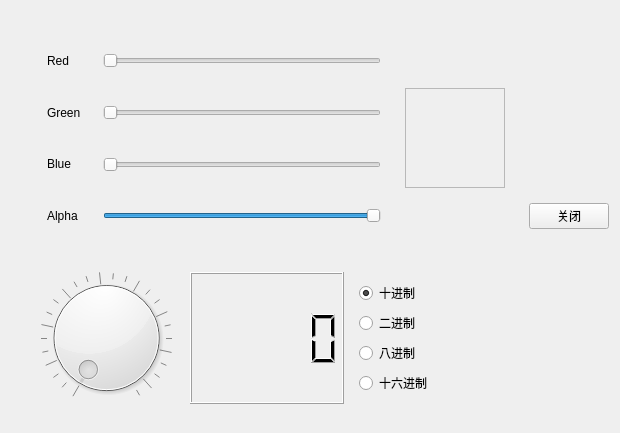
<?xml version="1.0" encoding="UTF-8"?>
<ui version="4.0">
 <class>Widget</class>
 <widget class="QWidget" name="Widget">
  <property name="geometry">
   <rect>
    <x>0</x>
    <y>0</y>
    <width>620</width>
    <height>433</height>
   </rect>
  </property>
  <property name="windowTitle">
   <string>Widget</string>
  </property>
  <layout class="QHBoxLayout" name="horizontalLayout_7">
   <item>
    <widget class="QWidget" name="widget_9" native="true">
     <layout class="QVBoxLayout" name="verticalLayout_3">
      <item>
       <widget class="QWidget" name="widget_5" native="true">
        <layout class="QHBoxLayout" name="horizontalLayout_4">
         <item>
          <widget class="QWidget" name="widget_2" native="true">
           <layout class="QVBoxLayout" name="verticalLayout">
            <item>
             <widget class="QWidget" name="widget" native="true">
              <layout class="QHBoxLayout" name="horizontalLayout">
               <item>
                <widget class="QLabel" name="label">
                 <property name="minimumSize">
                  <size>
                   <width>50</width>
                   <height>20</height>
                  </size>
                 </property>
                 <property name="maximumSize">
                  <size>
                   <width>50</width>
                   <height>20</height>
                  </size>
                 </property>
                 <property name="text">
                  <string>Red</string>
                 </property>
                </widget>
               </item>
               <item>
                <widget class="QSlider" name="sliderRed">
                 <property name="maximum">
                  <number>255</number>
                 </property>
                 <property name="pageStep">
                  <number>10</number>
                 </property>
                 <property name="orientation">
                  <enum>Qt::Horizontal</enum>
                 </property>
                </widget>
               </item>
              </layout>
             </widget>
            </item>
            <item>
             <widget class="QWidget" name="widget_3" native="true">
              <layout class="QHBoxLayout" name="horizontalLayout_2">
               <item>
                <widget class="QLabel" name="label_2">
                 <property name="minimumSize">
                  <size>
                   <width>50</width>
                   <height>20</height>
                  </size>
                 </property>
                 <property name="maximumSize">
                  <size>
                   <width>50</width>
                   <height>20</height>
                  </size>
                 </property>
                 <property name="text">
                  <string>Green</string>
                 </property>
                </widget>
               </item>
               <item>
                <widget class="QSlider" name="sliderGreen">
                 <property name="maximum">
                  <number>255</number>
                 </property>
                 <property name="orientation">
                  <enum>Qt::Horizontal</enum>
                 </property>
                </widget>
               </item>
              </layout>
             </widget>
            </item>
            <item>
             <widget class="QWidget" name="widget_6" native="true">
              <property name="minimumSize">
               <size>
                <width>0</width>
                <height>0</height>
               </size>
              </property>
              <layout class="QHBoxLayout" name="horizontalLayout_5">
               <item>
                <widget class="QLabel" name="label_4">
                 <property name="minimumSize">
                  <size>
                   <width>50</width>
                   <height>20</height>
                  </size>
                 </property>
                 <property name="maximumSize">
                  <size>
                   <width>50</width>
                   <height>20</height>
                  </size>
                 </property>
                 <property name="text">
                  <string>Blue</string>
                 </property>
                </widget>
               </item>
               <item>
                <widget class="QSlider" name="sliderBlue">
                 <property name="maximum">
                  <number>255</number>
                 </property>
                 <property name="orientation">
                  <enum>Qt::Horizontal</enum>
                 </property>
                </widget>
               </item>
              </layout>
             </widget>
            </item>
            <item>
             <widget class="QWidget" name="widget_4" native="true">
              <layout class="QHBoxLayout" name="horizontalLayout_3">
               <item>
                <widget class="QLabel" name="label_3">
                 <property name="minimumSize">
                  <size>
                   <width>50</width>
                   <height>20</height>
                  </size>
                 </property>
                 <property name="maximumSize">
                  <size>
                   <width>50</width>
                   <height>20</height>
                  </size>
                 </property>
                 <property name="text">
                  <string>Alpha</string>
                 </property>
                </widget>
               </item>
               <item>
                <widget class="QSlider" name="sliderAlpha">
                 <property name="maximum">
                  <number>255</number>
                 </property>
                 <property name="value">
                  <number>255</number>
                 </property>
                 <property name="orientation">
                  <enum>Qt::Horizontal</enum>
                 </property>
                 <property name="tickPosition">
                  <enum>QSlider::NoTicks</enum>
                 </property>
                </widget>
               </item>
              </layout>
             </widget>
            </item>
           </layout>
          </widget>
         </item>
         <item>
          <widget class="QPlainTextEdit" name="colorTextEdit">
           <property name="enabled">
            <bool>false</bool>
           </property>
           <property name="minimumSize">
            <size>
             <width>100</width>
             <height>100</height>
            </size>
           </property>
           <property name="maximumSize">
            <size>
             <width>100</width>
             <height>100</height>
            </size>
           </property>
          </widget>
         </item>
        </layout>
       </widget>
      </item>
      <item>
       <widget class="QWidget" name="widget_7" native="true">
        <layout class="QHBoxLayout" name="horizontalLayout_6">
         <item>
          <widget class="QDial" name="dial">
           <property name="pageStep">
            <number>6</number>
           </property>
           <property name="notchesVisible">
            <bool>true</bool>
           </property>
          </widget>
         </item>
         <item>
          <widget class="QLCDNumber" name="lcdNumber"/>
         </item>
         <item>
          <widget class="QWidget" name="widget_8" native="true">
           <layout class="QVBoxLayout" name="verticalLayout_2">
            <item>
             <widget class="QRadioButton" name="rbDec">
              <property name="text">
               <string>十进制</string>
              </property>
              <property name="checked">
               <bool>true</bool>
              </property>
             </widget>
            </item>
            <item>
             <widget class="QRadioButton" name="rbBin">
              <property name="text">
               <string>二进制</string>
              </property>
             </widget>
            </item>
            <item>
             <widget class="QRadioButton" name="rbOct">
              <property name="text">
               <string>八进制</string>
              </property>
             </widget>
            </item>
            <item>
             <widget class="QRadioButton" name="rbHex">
              <property name="text">
               <string>十六进制</string>
              </property>
             </widget>
            </item>
           </layout>
          </widget>
         </item>
        </layout>
       </widget>
      </item>
     </layout>
    </widget>
   </item>
   <item>
    <widget class="QPushButton" name="btnClose">
     <property name="text">
      <string>关闭</string>
     </property>
    </widget>
   </item>
  </layout>
 </widget>
 <resources/>
 <connections>
  <connection>
   <sender>btnClose</sender>
   <signal>clicked()</signal>
   <receiver>Widget</receiver>
   <slot>close()</slot>
   <hints>
    <hint type="sourcelabel">
     <x>579</x>
     <y>217</y>
    </hint>
    <hint type="destinationlabel">
     <x>309</x>
     <y>216</y>
    </hint>
   </hints>
  </connection>
 </connections>
</ui>
